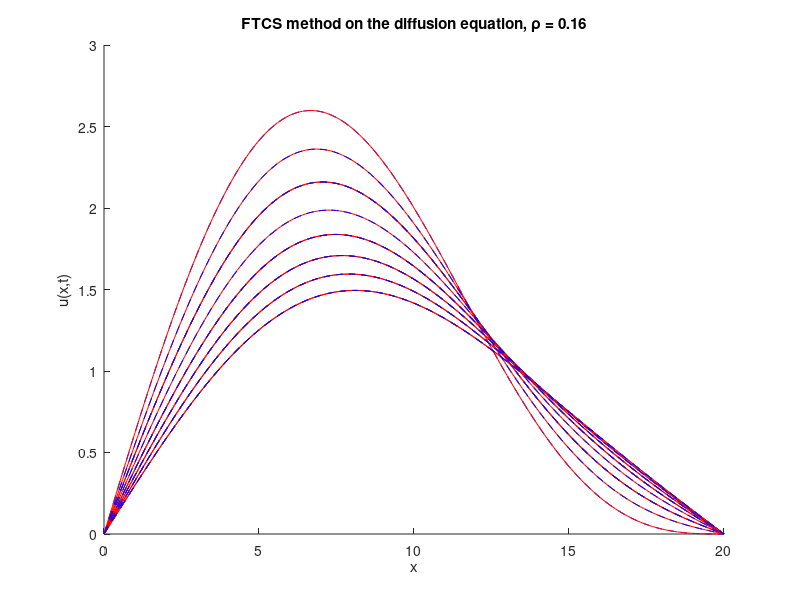

Write the MATLAB code that produced this figure.
% Crank-Nicolson on the heat equation
% Kevin Roberts
% October 2024

clear all
close all
clc

% Set the parameters for the solution
L = 20; % length of solution domain (from zero)
J = 200; % number of grid points (not counting zero)
x = linspace(0, L, J+1); % set up a vector of x locations
dx = L/J; % size of a grid cell, delta x
D = 1; % diffusion coefficient
dt = 0.0016; % size of time step, delta t
p = D*dt/(dx^2); % defining the dimensionless combination to be p (rho)
T = 15; % duraction of simulation
N = round(T/dt); % number of times to iterate simuation to get to time T

% modifying the boundary conditions
b0 = 0; % left boundary condition
bL = 0; % right boundary condition

% Used for homogeneous bc
i_c = 2*sin(x*(pi/L)) + sin(x*(2*pi/L));

% setting the initial conditions for the various methods
exact = i_c;
FTCS = i_c';

%%%%%%%%%%%%%%%%%%%%%%%%%%%%%%%%%%%%%%%%%
% FTCS Method on the Diffusion Equation %
%%%%%%%%%%%%%%%%%%%%%%%%%%%%%%%%%%%%%%%%%
hold on, plot(x, FTCS, 'b--'), hold off % plot the IC

% if we want to compare with the exact solution
hold on, plot(x, exact, 'r'), hold off

% add labels to the plot
xlabel('x'), ylabel('u(x,t)')
title(['FTCS method on the diffusion equation, \rho = ' num2str(D*dt/(dx^2))])

% Define matrices A and B
diagA = (1 + p)*ones(J-1, 1); % diagonal
off_diagA = (-p/2)*ones(J-2, 1); % off diagonals
A = diag(diagA) + diag(off_diagA, 1) + diag(off_diagA, -1);

diagB = (1 - p)*ones(J-1, 1); % diagonal
off_diagB = (p/2)*ones(J-2, 1); % off diagonals
B = diag(diagB) + diag(off_diagB, 1) + diag(off_diagB, -1);

for n = 1:N
    
    t = n*dt;

    b = B * FTCS(2:end-1);
    b(1) = b(1) + (p/2) * FTCS(1); % left end boundary conditions
    b(end) = b(end) + (p/2)*FTCS(end); % right end boundary condtion
    FTCS(2:end-1) = A \ b; % updating FTCSn (the solution at time step n)
    FTCSn = FTCS;
    
    % evaluating the exact solution (for b0 = 0 and bL = 0)
    exactn = 2*exp(-pi^2*D*n*dt/L^2)*sin(x*(pi/L)) + exp(-4*pi^2*D*n*dt/L^2)*sin(x*(2*pi/L));
    
    if mod(n*dt,2) < dt % check if current time is close to a multiple of 2
        hold on, plot(x,exactn, 'r'), hold off % for plotting the exact
        hold on, plot(x,FTCSn,'b--'), hold off % if so, add a plot of current solution to existing plot
    end

    % Update for the next time step
    FTCS = FTCSn;
end
